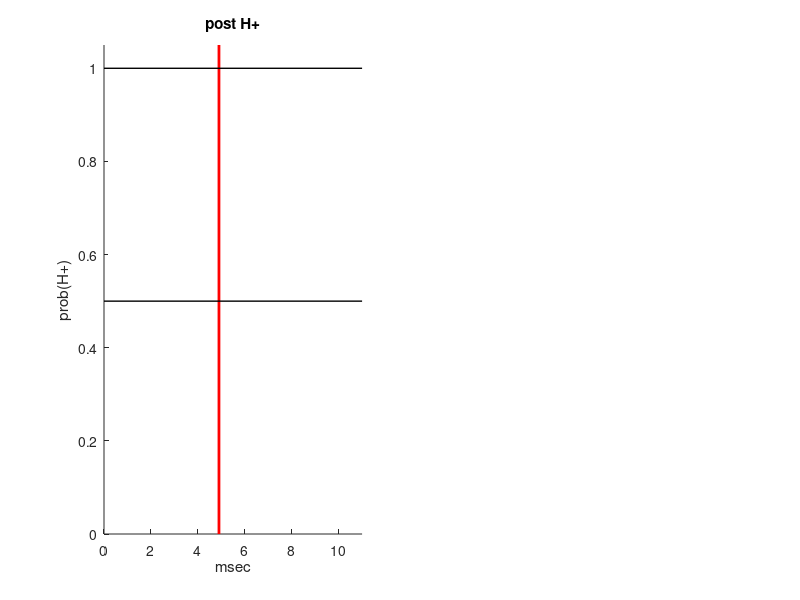

The MATLAB script that drew this image: (Note: this script raises an error after producing the figure.)
% This script does the following:
%   1. generate the stimulus for 1 trial of the dynamic clicks task
%   2. evolve the full system with truncated gamma (CP count)
%   3. compute posterior over change point count at several time points
%   4. display a plot with two subplots described below
%       - raster plot of stimulus clicks, with change points marked
%       - posterior mean over CP count with 'error' bars shown at 1stdev
%
% REQUIRED SCRIPTS:
% returnPostH.m
% getlambdahigh.m

clear
%% set parameters
% click rates in Hz
rateLow=0.01;

% time step for forward Euler, in sec
dt=1/1000000;
% max allowed change point count
gamma_max=100;
% hyperparameters for Gamma dist over hazard rate
alpha=1;
beta=1;
priorState=[.5,.5];

%trial duration (sec)
T=0.010; %10 msec

%% generate stimulus
lTrain=[];
rTrain=0.0049; % right before 5 msec
cptimes=0.004;


%% call ODE function
%posttimes=1:50;
posttimes=0.001:0.00001:T;
%posttimes=[0.1:0.1:.9, posttimes];
posttimes(end)=T-2*dt;

fig=figure(1); 
SP=rTrain(1)*1000; %right click time in msec
ax1=subplot(1,2,1);
hold on
title('post H+')
ylabel('prob(H+)')
xlabel('msec')
xlim([0,11])
ylim([0,1.05])
line([SP SP],get(ax1,'YLim'),'Color',[1 0 0], 'LineWidth',2)
line(get(ax1,'XLim'),[0.5,.5],'Color',[0 0 0], 'LineWidth',1)
line(get(ax1,'XLim'),[1,1],'Color',[0 0 0], 'LineWidth',1)
ax1.FontSize=20;

ax2=subplot(1,2,2);
hold on 
title('post H-')
ylabel('prob(H-)')
xlabel('msec')
xlim([0,11])
ylim([0,1.05])
line([SP SP],get(ax2,'YLim'),'Color',[1 0 0], 'LineWidth',2)
line(get(ax2,'XLim'),[0.5,.5],'Color',[0 0 0], 'LineWidth',1)
line(get(ax2,'XLim'),[1,1],'Color',[0 0 0], 'LineWidth',1)
ax2.FontSize=20;

for snr=[4]
    rateHigh=getlambdahigh(rateLow, snr, true);
    [jointPost,unnorm]=returnPostH(lTrain, rTrain, rateLow, rateHigh, T, ...
    gamma_max, posttimes, priorState, alpha, beta, dt, cptimes);

    ax1=subplot(2,2,1);
    ax1.FontSize=20;
    hold on
    plot(1000*(posttimes), jointPost(1,:),'-b','MarkerSize',10,'LineWidth',2)
    %ylabel('posterior prob')
    title('H+, a=0')
    
    ax2=subplot(2,2,2);
    ax2.FontSize=20;
    hold on
    plot(1000*(posttimes), jointPost(gamma_max+1,:),'-r','MarkerSize',10,...
        'LineWidth',2)   
    title('H-, a=0')
   
    ax3=subplot(2,2,3);
    plot(1000*(posttimes), jointPost(2,:),'-','LineWidth', ...
        3, 'MarkerSize',8)
    title('H+, a=1')
    xlim([0,10])
    ylim([0,1.05])
    %ylabel('posterior prob')
    xlabel('msec')
    ax3.FontSize=20;
    
    ax4=subplot(2,2,4);
    plot(1000*(posttimes), jointPost(gamma_max+2,:),'-r','LineWidth', ...
        3, 'MarkerSize',8)
    xlim([0,10])
    ylim([0,1.05])
    xlabel('msec')
    title('H-, a=1')
    ax4.FontSize=20;
    
    %%%%%%%%%%%%%%%%%%%5
    % NOW PLOT SUBPLOTS FOR yp and ym!!!
end